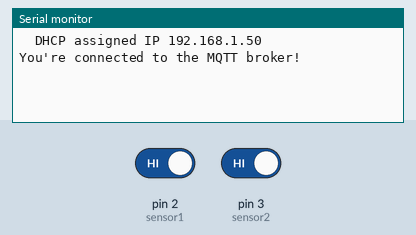
This sketch was run on a simulated Arduino Uno, built with avr-gcc and run on an emulated ATmega328P. On the bench: the last lines printed to the serial monitor. The test bench sets the inputs (shaded band); at power-on: pin 2 (sensor1) HIGH, pin 3 (sensor2) HIGH. WiFi joins after 1.5 s; servers stay silent unless stated; no MQTT or app messages arrive unless stated.

Above: at 3.7 s.
3.8 s: pin 2 (sensor1) driven LOW
At 4.5 s:
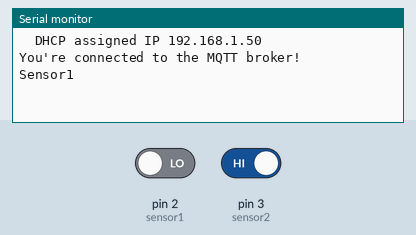
5.5 s: pin 3 (sensor2) driven LOW
At 6.9 s:
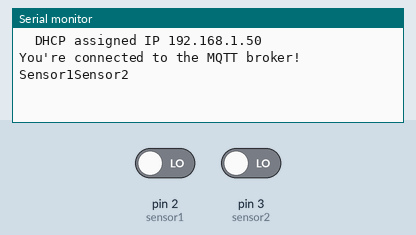

Measured:
- after the input at 3.8 s, the serial monitor: prints a new line after 0.25 s (image 1)
- after the input at 5.5 s, the serial monitor: prints a new line after 0.05 s (image 2)

The sketch:

t06_sensor_mqtt_MCU.ino
```cpp
#include <ArduinoMqttClient.h>
#include <Ethernet.h>

EthernetClient ethClient;
MqttClient mqttClient(ethClient);

int sensor1 = 2;
int sensor2 = 3;
int inputValue1 = 1;
int inputValue2 = 1;
int checkShowValue1 = 1;
int checkShowValue2 = 1;
int count = 20;
const long interval = 8000;
unsigned long previousMillis = 0;
byte mac[] = { 0xDE, 0xAD, 0xBE, 0xEF, 0xFE, 0xED };
IPAddress ip(192, 168, 100, 100);
IPAddress myDns(192, 168, 100, 1);

void setup() {
  pinMode(sensor1, INPUT);

  Serial.begin(9600);
  if (Ethernet.begin(mac) == 0) {
    Serial.println("Failed to configure Ethernet using DHCP");
    if (Ethernet.hardwareStatus() == EthernetNoHardware) {
      Serial.println("Ethernet shield was not found.  Sorry, can't run without hardware. :(");
      while (true) {
        delay(1);
      }
    }
    if (Ethernet.linkStatus() == LinkOFF) {
      Serial.println("Ethernet cable is not connected.");
    }
    Ethernet.begin(mac, ip, myDns);
  } else {
    Serial.print("  DHCP assigned IP ");
    Serial.println(Ethernet.localIP());
  }
  delay(1000);

  if (!mqttClient.connect("broker.hivemq.com", 1883)) {
    Serial.print("MQTT connection failed! Error code = ");
    Serial.println(mqttClient.connectError());
    while (1);
  }
  Serial.println("You're connected to the MQTT broker!");
  Serial.println();
}

void loop() {
  mqttClient.poll();
  //  unsigned long currentMillis = millis();
  inputValue1 = digitalRead(sensor1);
  inputValue2 = digitalRead(sensor2);

  mqttClient.beginMessage("real_unique_topic");

  if (inputValue1 != checkShowValue1) {
    checkShowValue1 = inputValue1;
    if (checkShowValue1 == 0) {
      count--;
      mqttClient.print(Ethernet.localIP());
      mqttClient.print(", Sensor1");
      Serial.print("Sensor1");
    }
  }

  if (inputValue2 != checkShowValue2) {
    checkShowValue2 = inputValue2;
    if (checkShowValue2 == 0) {
      count++;
      mqttClient.print(Ethernet.localIP());
      mqttClient.print(", Sensor2");
      Serial.print("Sensor2");
    }
  }
  mqttClient.endMessage();
  delay(500);
}
```
